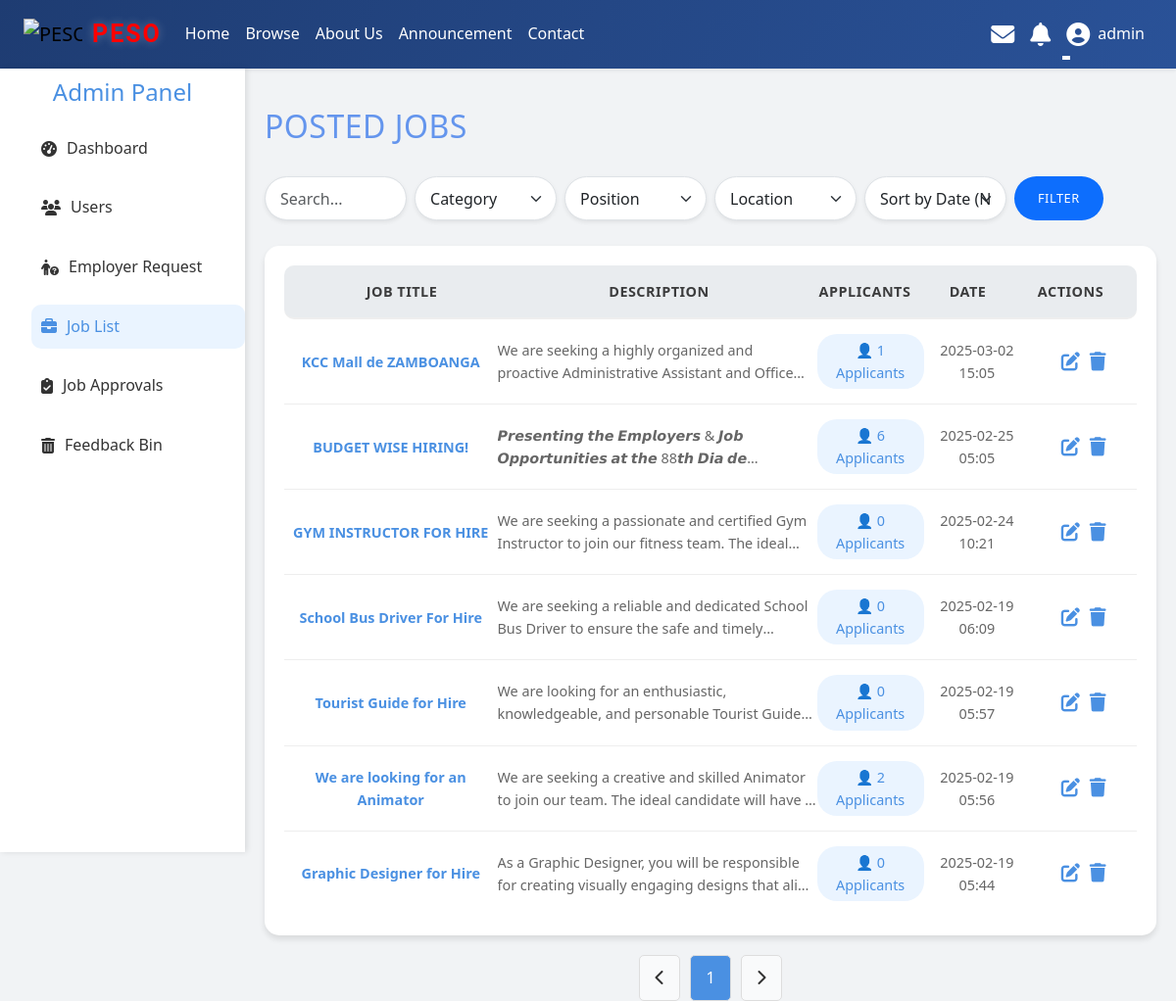
The app's page /admin/job_list.php (signed in) with its own data.
### tables this page shows
CREATE TABLE `jobs` (
  `id` int(11) NOT NULL,
  `title` varchar(255) NOT NULL,
  `description` text NOT NULL,
  `thumbnail` varchar(255) DEFAULT NULL,
  `photo` varchar(255) DEFAULT NULL,
  `created_at` timestamp NOT NULL DEFAULT current_timestamp(),
  `category_id` int(11) NOT NULL,
  `location` varchar(255) DEFAULT NULL,
  `specific_location` varchar(255) DEFAULT NULL,
  `responsibilities` text NOT NULL,
  `requirements` text NOT NULL,
  `preferred_qualifications` text DEFAULT NULL,
  `status` enum('pending','approved','rejected') DEFAULT 'pending',
  `employer_id` int(11) NOT NULL,
  `remarks` text DEFAULT NULL
);

### admin/job_list.php (the view, shortened to what this page needs)
<?php
include '../includes/header.php';
include('../includes/sidebar.php');
$limit = 15;
$page = isset($_GET['page']) ? (int)$_GET['page'] : 1;
$offset = ($page - 1) * $limit;
$search_filter = "";
$category_filter = "";
$position_filter = "";
$location_filter = "";
$sort = isset($_GET['sort']) ? $_GET['sort'] : 'created_at_desc';
$sort_mapping = [
    'created_at_asc' => ['column' => 'created_at', 'order' => 'ASC'],
    'created_at_desc' => ['column' => 'created_at', 'order' => 'DESC'],
    'title_asc' => ['column' => 'title', 'order' => 'ASC'],
    'title_desc' => ['column' => 'title', 'order' => 'DESC'],
    'total_applicants_asc' => ['column' => 'total_applicants', 'order' => 'ASC'],
    'total_applicants_desc' => ['column' => 'total_applicants', 'order' => 'DESC'],
];
$sort_column = $sort_mapping[$sort]['column'];
$sort_order = $sort_mapping[$sort]['order'];
$query_all_jobs = "
    SELECT DISTINCT j.*, COUNT(a.id) AS total_applicants
    FROM jobs j
    LEFT JOIN applications a ON j.id = a.job_id
    LEFT JOIN job_categories jc ON j.id = jc.job_id
    LEFT JOIN job_positions_jobs jp ON j.id = jp.job_id
    WHERE 1=1
    $search_filter
    $category_filter
    $position_filter
    $location_filter
    GROUP BY j.id
    ORDER BY $sort_column $sort_order
    LIMIT $limit OFFSET $offset
";
$result = $conn->query($query_all_jobs);
$count_query = "
    SELECT COUNT(DISTINCT j.id) AS total_jobs
    FROM jobs j
    LEFT JOIN job_categories jc ON j.id = jc.job_id
    LEFT JOIN job_positions_jobs jp ON j.id = jp.job_id
    WHERE 1=1
    $search_filter
    $category_filter
    $position_filter
    $location_filter
";
$count_result = $conn->query($count_query);
$count_data = $count_result->fetch_assoc();
$total_jobs = $count_data['total_jobs'];
$total_pages = ceil($total_jobs / $limit);
?>
<!DOCTYPE html>
<html lang="en">
<head>
    <link href="https://cdnjs.cloudflare.com/ajax/libs/font-awesome/6.4.2/css/all.min.css" rel="stylesheet">
    <link rel="stylesheet" href="/JOB/assets/job_list.css">
</head>
<body>
<main>
    <h3>Posted Jobs</h3>
    <form action="" method="get" class="row gx-2 gy-2 justify-content-center mt-4">
        <div class="col-lg-2 col-md-3 col-6 ">
            <input type="text" name="search" class="form-control form-control-m shadow-sm rounded-pill" placeholder="Search..." value="<?= isset($_GET['search']) ? htmlspecialchars($_GET['search']) : '' ?>">
        </div>
        <div class="col-lg-2 col-md-3 col-6">
            <select name="category" class="form-select form-select-m shadow-sm rounded-pill">
                <option value="">Category</option>
            </select>
        </div>
        <div class="col-lg-2 col-md-3 col-6">
            <select name="position" class="form-select form-select-m shadow-sm rounded-pill">
                <option value="">Position</option>
            </select>
        </div>
        <div class="col-lg-2 col-md-3 col-6">
            <select name="location" class="form-select form-select-m shadow-sm rounded-pill">
                <option value="">Location</option>
            </select>
        </div>
        <div class="col-lg-2 col-md-3 col-6">
            <select name="sort" class="form-select form-select-m shadow-sm rounded-pill">
                <option value="created_at_desc" <?= $sort === 'created_at_desc' ? 'selected' : '' ?>>Sort by Date (Newest)</option>
            </select>
        </div>
        <div class="col-md-2">
        <button type="submit" style="height: 100%;" class="btn btn-primary btn-lg rounded-pill filter-button">Filter</button>
        </div>
    </form><br>
   <div class="job-list">
        <div class="job-header text-center">
            <div>Job Title</div>
            <div>Description</div>
            <div>Applicants</div>
            <div>Date</div>
            <div>Actions</div>
        </div>
        <?php while ($row = $result->fetch_assoc()): ?>
            <div class="job-item">
                <div class="title text-center"><?= htmlspecialchars($row['title']) ?></div>
                <div class="description"><?= htmlspecialchars($row['description']) ?></div>
                <div class="applicants text-center" onclick="location.href='view_applicants.php?job_id=<?= $row['id'] ?>'">
                    👤 <?= $row['total_applicants'] ?> Applicants
                </div>
                <div class="date text-center"><?= htmlspecialchars(date('Y-m-d H:i', strtotime($row['created_at']))) ?></div>
                <div class="actions">
                <button onclick="location.href='edit_job.php?id=<?= $row['id'] ?>&source=job_list'"><i class="fas fa-edit"></i></button>
                <button data-bs-toggle="modal" data-bs-target="#deleteJobModal" class="btn-delete" data-job-id="<?= $row['id'] ?>"><i class="fas fa-trash"></i></button>
                </div>
            </div>
        <?php endwhile; ?>
    </div>
    <div class="pagination">
        <button onclick="location.href='?page=<?= $page - 1 ?>&search=<?= $search ?>'" <?= $page <= 1 ? 'disabled' : '' ?>> <i class="fas fa-chevron-left"></i> </button>
        <?php for ($i = 1; $i <= $total_pages; $i++): ?>
            <button onclick="location.href='?page=<?= $i ?>&search=<?= $search ?>'" <?= $i === $page ? 'class="active"' : '' ?>><?= $i ?></button>
        <?php endfor; ?>
        <button onclick="location.href='?page=<?= $page + 1 ?>&search=<?= $search ?>'" <?= $page >= $total_pages ? 'disabled' : '' ?>> <i class="fas fa-chevron-right"></i> </button>
    </div>
</body>
</html>

### assets/header.css (style rules this page uses)
* { margin: 0; padding: 0; box-sizing: border-box; }
body { padding-top: 70px; }
.shadow-sm { box-shadow: 0 4px 6px rgba(0, 0, 0, 0.05); }
.btn { font-size: 0.8rem; padding: 0.6rem 1.5rem; border: none; border-radius: 15px; cursor: pointer; transition: all 0.3s ease; text-transform: uppercase; font-weight: 500; letter-spacing: 0.5px; }

### assets/job_list.css (style rules this page uses)
body { font-family: 'Segoe UI', Tahoma, Geneva, Verdana, sans-serif; background-color: #f1f3f5; color: #333; line-height: 1.6; margin-top:20px; }
main { padding-left:270px; padding-right:20px; }
.job-list { background: #ffffff; border-radius: 15px; padding: 20px; box-shadow: 0 4px 6px rgba(0, 0, 0, 0.1); }
.job-header { display: grid; grid-template-columns: 2fr 3fr 1fr 1fr 1fr; align-items: center; border-bottom: 2px solid #eee; background-color: #e9ecef; border-radius: 10px; padding: 15px; font-weight: bold; text-transform: uppercase; letter-spacing: 0.5px; color: #000000be; font-size: 0.9rem; }
.job-item { display: grid; grid-template-columns: 2fr 3fr 1fr 1fr 1fr; align-items: center; padding: 15px 0; border-bottom: 1px solid #eee; }
.job-item:last-child { border-bottom: none; }
.job-item div { font-size: 0.9rem; color: #666; }
.job-item .title { font-weight: bold; color: #4a90e2; }
.job-item .description { overflow: hidden; text-overflow: ellipsis; display: -webkit-box; -webkit-line-clamp: 2; -webkit-box-orient: vertical; }
.job-item .applicants { display: inline-block; background: #eaf4ff; color: #4a90e2; padding: 5px 10px; border-radius: 20px; font-size: 0.9rem; cursor: pointer; transition: background 0.3s; }
.job-item .actions { display: flex; gap: 10px; justify-content: center; align-items: center; }
.job-item .actions button { background: none; border: none; color: #4a90e2; font-size: 1.2rem; cursor: pointer; transition: color 0.3s; }
.pagination { display: flex; justify-content: center; gap: 10px; margin-top: 20px; }
.pagination button { padding: 10px 15px; background: #f9fafb; border: 1px solid #ddd; border-radius: 5px; color: #333; cursor: pointer; transition: background 0.3s; }
.pagination button.active { background: #4a90e2; color: #fff; }
.form-control, .form-select { height: 45px; padding: 10px 15px; font-size: 1rem; }
h3 { font-size: 2rem; color:cornflowerblue; font-weight: 500; text-transform: uppercase; letter-spacing: 0.5px; margin-top:20px; }

### records on screen
jobs: title "KCC Mall de ZAMBOANGA", description "We are seeking a highly organized and proactive Administrative Assistant and…", total_applicants "1", created_at "2025-03-02 15:05"
jobs: title "BUDGET WISE HIRING!", description "𝙋𝙧𝙚𝙨𝙚𝙣𝙩𝙞𝙣𝙜 𝙩𝙝𝙚 𝙀𝙢𝙥𝙡𝙤𝙮𝙚𝙧𝙨 & 𝙅𝙤𝙗 𝙊𝙥𝙥𝙤𝙧𝙩𝙪𝙣𝙞𝙩𝙞𝙚𝙨 𝙖𝙩 𝙩𝙝𝙚 88𝙩𝙝 𝘿𝙞𝙖…", total_applicants "6", created_at "2025-02-25 05:05"
jobs: title "GYM INSTRUCTOR FOR HIRE", description "We are seeking a passionate and certified Gym Instructor to join our fitness team. The…", total_applicants "0", created_at "2025-02-24 10:21"
jobs: title "School Bus Driver For Hire", description "We are seeking a reliable and dedicated School Bus Driver to ensure the safe and…", total_applicants "0", created_at "2025-02-19 06:09"
jobs: title "Tourist Guide for Hire", description "We are looking for an enthusiastic, knowledgeable, and personable Tourist…", total_applicants "0", created_at "2025-02-19 05:57"
jobs: title "We are looking for an Animator", description "We are seeking a creative and skilled Animator to join our team. The ideal candidate will have…", total_applicants "2", created_at "2025-02-19 05:56"
jobs: title "Graphic Designer for Hire", description "As a Graphic Designer, you will be responsible for creating visually engaging designs that…", total_applicants "0", created_at "2025-02-19 05:44"

### other values on screen
$_SESSION['username'] "admin"
